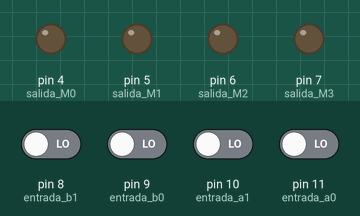
A sketch run on a simulated Arduino Uno, built with avr-gcc and run on an emulated ATmega328P. Shown: output pins drawn as LEDs (lit = HIGH). Inputs (shaded band) come from the test bench; at power-on: pin 8 (entrada_b1), pin 9 (entrada_b0), pin 10 (entrada_a1), pin 11 (entrada_a0) LOW.

Above: at 1.2 s.
1.3 s: pin 8 (entrada_b1) driven HIGH and pin 10 (entrada_a1) driven HIGH
At 1.7 s:
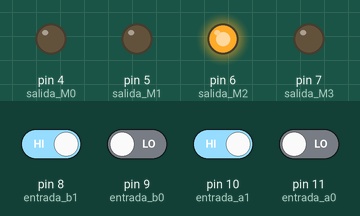
2.8 s: pin 9 (entrada_b0) driven HIGH
At 4.0 s:
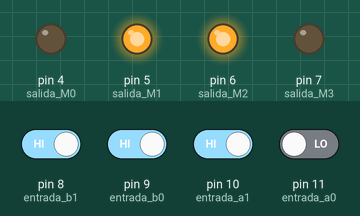
4.3 s: pin 8 (entrada_b1) driven LOW
At 5.2 s:
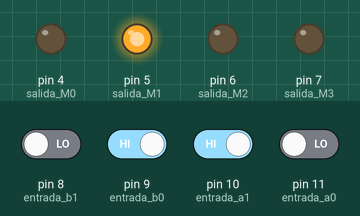
5.8 s: pin 11 (entrada_a0) driven HIGH
At 6.3 s:
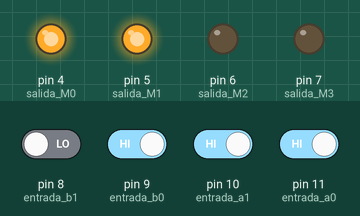
7.3 s: pin 10 (entrada_a1) driven LOW
At 8.5 s:
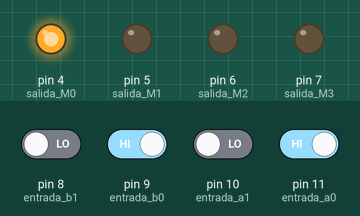
8.8 s: pin 10 (entrada_a1) driven HIGH
At 9.8 s:
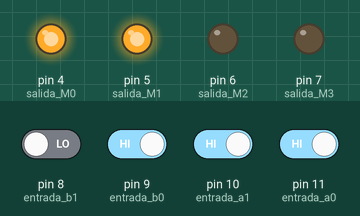
Timing chart, 0 to 11.3 s (numbered marks = the images above; inputs shaded):
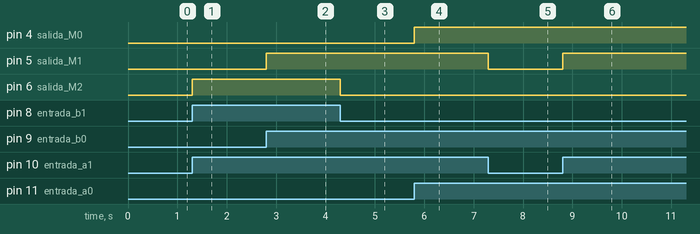

The sketch:

multiplicadorbinario.ino
```cpp
//Autor:Dario Jorge Iglesias
boolean b1,b0,a1,a0,M3,M2,M1,M0;
void setup()
{
 pinMode(8,INPUT);//entrada b1
 pinMode(9,INPUT);//entrada b0
 pinMode(10,INPUT);//entrada a1
 pinMode(11,INPUT);//entrada a0
 pinMode(7,OUTPUT);//salida M3
 pinMode(6,OUTPUT);//salida M2
 pinMode(5,OUTPUT);//salida M1
 pinMode(4,OUTPUT);//salida M0
}
void loop()
{
 b1=digitalRead(8);
 b0=digitalRead(9);
 a1=digitalRead(10);
 a0=digitalRead(11);
 M3=b1&b0&a1&a0;
 digitalWrite(7,M3);
 M2=(b1&a1&!a0)|(b1&!b0&a1);
 digitalWrite(6,M2);
 M1=(!b1&b0&a1)|(b0&a1&!a0)|
 (b1&!a1&a0)|(b1&!b0&a0);
 digitalWrite(5,M1);
 M0=b0&a0;
 digitalWrite(4,M0);
}
```

Measured:
- after the input at 1.3 s, pin 6 (salida_M2): LOW → HIGH at once
- after the input at 2.8 s, pin 5 (salida_M1): LOW → HIGH at once
- after the input at 4.3 s, pin 6 (salida_M2): HIGH → LOW at once
- after the input at 5.8 s, pin 4 (salida_M0): LOW → HIGH at once
- after the input at 7.3 s, pin 5 (salida_M1): HIGH → LOW at once
- after the input at 8.8 s, pin 5 (salida_M1): LOW → HIGH at once
